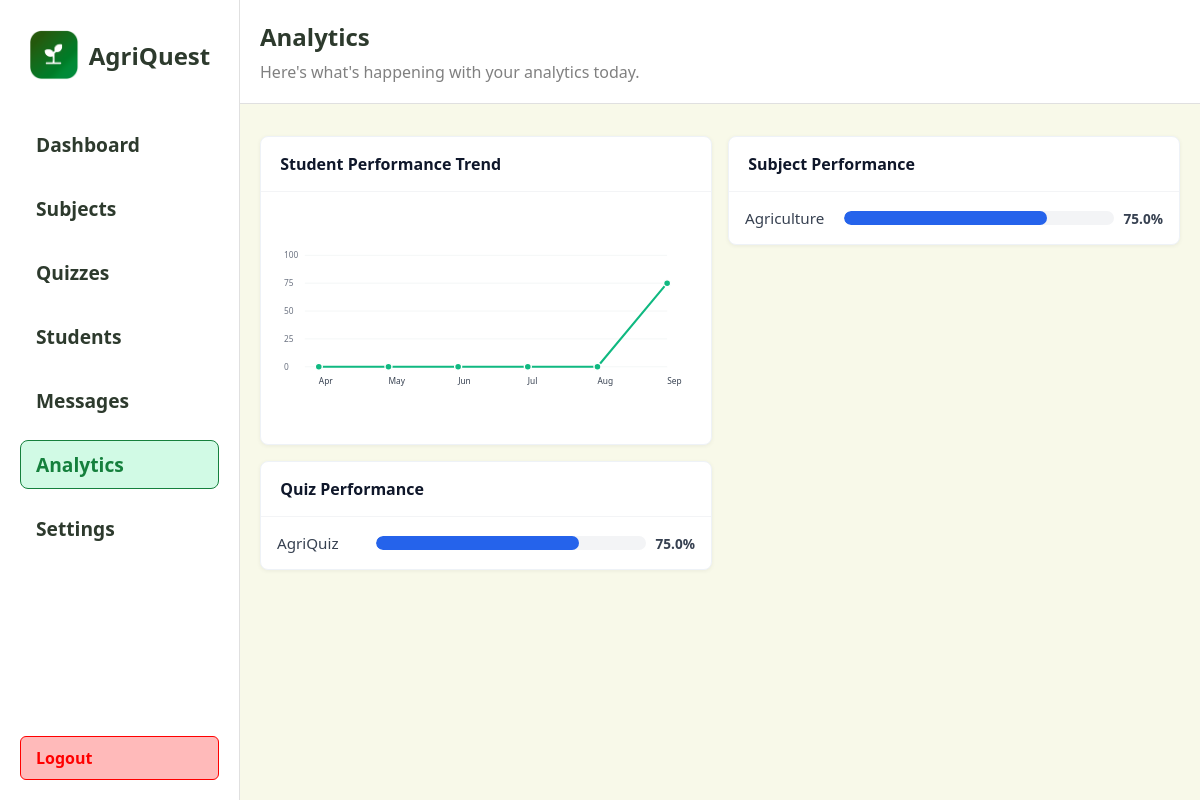
The app's page /teacher/analytics, older data.
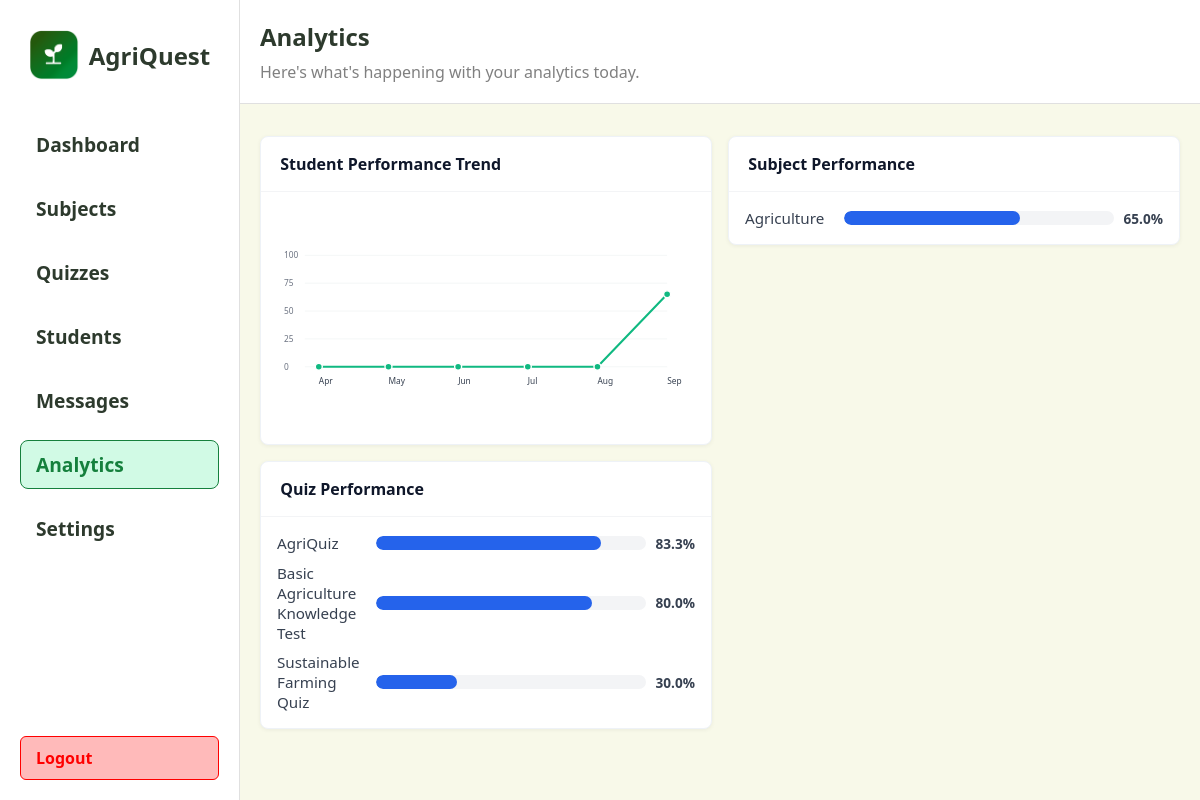
The same page, newer data.
### app/models.py (models this page shows)
class Subject(db.Model):
	id = db.Column(db.Integer, primary_key=True)
	name = db.Column(db.String(120), unique=True, nullable=False)
	code = db.Column(db.String(20), unique=True)
	description = db.Column(db.Text)
	category = db.Column(db.String(50))
	grade_level = db.Column(db.String(20))
	quizzes = db.relationship('Quiz', backref='subject', lazy=True)

class Quiz(db.Model):
	id = db.Column(db.Integer, primary_key=True)
	title = db.Column(db.String(200), nullable=False)
	description = db.Column(db.Text)
	time_limit = db.Column(db.Integer, default=0)  # minutes
	difficulty = db.Column(db.String(50))
	teacher_id = db.Column(db.Integer, db.ForeignKey('teacher.id'), nullable=True)
	subject_id = db.Column(db.Integer, db.ForeignKey('subject.id'), nullable=True)
	questions = db.relationship('Question', backref='quiz', cascade='all, delete-orphan', lazy=True)
	created_at = db.Column(db.DateTime, nullable=False, default=db.func.now())

### app/routes.py (the view)
@main.route("/teacher/analytics")
def teacher_analytics():
    trend_subjects = []  # Placeholder for future subject trends
    try:
        now = datetime.utcnow()
        months = []
        for i in range(5, -1, -1):
            m = (now - timedelta(days=30 * i))
            months.append((m.year, m.month))
        buckets = []
        labels = []
        for y, mo in months:
            labels.append(datetime(y, mo, 1).strftime('%b'))
            start = datetime(y, mo, 1)
            if mo == 12:
                end = datetime(y + 1, 1, 1)
            else:
                end = datetime(y, mo + 1, 1)
            buckets.append((start, end))
        avg_percents = []
        for start, end in buckets:
            val = (
                db.session.query(func.avg(QuizAttempt.percent))
                .filter(QuizAttempt.completed_at != None, QuizAttempt.completed_at >= start, QuizAttempt.completed_at < end, QuizAttempt.percent != None)
                .scalar()
            )
            try:
                if val is None:
                    avg_percents.append(None)
                else:
                    avg_percents.append(round(float(val), 1))
            except Exception:
                avg_percents.append(None)
        xs = [60 + i * 100 for i in range(len(avg_percents))]
        points = []
        circles = []
        for i, v in enumerate(avg_percents):
            x = xs[i]
            if v is None:
                y = 180
            else:
                y = 20 + (100 - max(0, min(100, v))) * (160 / 100.0)
            points.append((x, int(y)))
            circles.append({'x': x, 'y': int(y), 'label': (str(v) + '%' if v is not None else 'n/a')})
        points_str = ' '.join(f"{p[0]},{p[1]}" for p in points)
    except Exception:
        labels = ['Jan','Feb','Mar','Apr','May','Jun']
        points_str = "60,120 160,90 260,80 360,90 460,70 560,80"
        circles = [
            {'x':60,'y':120,'label':'80%'},
            {'x':160,'y':90,'label':'90%'},
            {'x':260,'y':80,'label':'93%'},
            {'x':360,'y':90,'label':'90%'},
            {'x':460,'y':70,'label':'95%'},
            {'x':560,'y':80,'label':'93%'},
        ]
    try:
        subj_rows = (
            db.session.query(
                Subject.name.label('subject_name'),
                func.avg(QuizAttempt.percent).label('avg_percent'),
                func.count(QuizAttempt.id).label('attempts_count')
            )
            .join(Quiz, Quiz.subject_id == Subject.id)
            .join(QuizAttempt, QuizAttempt.quiz_id == Quiz.id)
            .filter(QuizAttempt.completed_at != None, QuizAttempt.percent != None)
            .group_by(Subject.id)
            .order_by(func.avg(QuizAttempt.percent).desc())
            .all()
        )
        trend_subjects = []
        for r in subj_rows:
            try:
                avg = round(float(r.avg_percent), 1) if r.avg_percent is not None else None
            except Exception:
                avg = None
            trend_subjects.append({'name': r.subject_name, 'avg_percent': avg, 'attempts': int(r.attempts_count)})
    except Exception:
        trend_subjects = []
    try:
        quiz_rows = (
            db.session.query(
                Quiz.id.label('quiz_id'),
                Quiz.title.label('quiz_title'),
                func.avg(QuizAttempt.percent).label('avg_percent'),
                func.count(QuizAttempt.id).label('attempts_count')
            )
            .join(QuizAttempt, QuizAttempt.quiz_id == Quiz.id)
            .filter(QuizAttempt.completed_at != None, QuizAttempt.percent != None)
            .group_by(Quiz.id)
            .order_by(func.avg(QuizAttempt.percent).desc())
            .limit(6)
            .all()
        )
        trend_quizzes = []
        for q in quiz_rows:
            try:
                avgq = round(float(q.avg_percent), 1) if q.avg_percent is not None else None
            except Exception:
                avgq = None
            trend_quizzes.append({'id': q.quiz_id, 'title': q.quiz_title, 'avg_percent': avgq, 'attempts': int(q.attempts_count)})
    except Exception:
        trend_quizzes = []
    return render_template("teacher/analytics.html", trend_points=points_str, trend_circles=circles, trend_labels=labels, trend_subjects=trend_subjects, trend_quizzes=trend_quizzes)

### app/templates/teacher/analytics.html (shortened to what the changed rows need)
<!DOCTYPE html>
<html lang="en">
  <head>
    <link rel="stylesheet" href="{{ url_for('static', filename='css/animations.css') }}" />
  </head>
  <body>
    <div class="right">
      <div class="section" style="width: 100%;">
      <section class="analytics-section" aria-label="Analytics overview">
        <div class="analytics-grid">
          <article class="card chart-card line-card" aria-labelledby="student-trend-title">
            <div class="card-body">
              <svg viewBox="0 0 600 220" preserveAspectRatio="xMidYMid meet" class="chart-svg" role="img" aria-label="Student performance trend line chart">
                <rect x="0" y="0" width="100%" height="100%" fill="none" />
                <g class="grid-lines">
                  <line x1="40" y1="20" x2="560" y2="20" />
                  <line x1="40" y1="60" x2="560" y2="60" />
                  <line x1="40" y1="100" x2="560" y2="100" />
                  <line x1="40" y1="140" x2="560" y2="140" />
                  <line x1="40" y1="180" x2="560" y2="180" />
                </g>
                <g class="labels" fill="#6b7280" font-size="12">
                  <text x="10" y="24">100</text>
                  <text x="10" y="64">75</text>
                  <text x="10" y="104">50</text>
                  <text x="10" y="144">25</text>
                  <text x="10" y="184">0</text>
                </g>
                {% if trend_points %}
                <polyline points="{{ trend_points }}" fill="none" stroke="#10b981" stroke-width="3" stroke-linejoin="round" stroke-linecap="round" />
                {% endif %}
                <g class="points" fill="#10b981" stroke="#fff" stroke-width="2">
                  {% if trend_circles %}
                    {% for c in trend_circles %}
                      <circle cx="{{ c.x }}" cy="{{ c.y }}" r="5" />
                    {% endfor %}
                  {% endif %}
                </g>
                <g class="xlabels" fill="#374151" font-size="12">
                  {% if trend_labels %}
                    {% for label in trend_labels %}
                      {% set x = 60 + (loop.index0 * 100) %}
                      <text x="{{ x }}" y="205">{{ label }}</text>
                    {% endfor %}
                  {% endif %}
                </g>
              </svg>
            </div>
          </article>
          <article class="card chart-card bar-card" aria-labelledby="subject-performance-title">
            <div class="card-body">
              <div class="bars" role="img" aria-label="Average score by subject">
                {% if trend_subjects and trend_subjects|length > 0 %}
                  {% for s in trend_subjects %}
                    {% set pct = (s.avg_percent if s.avg_percent is not none else 0) %}
                    <div class="bar-row">
                      <div class="bar-label">{{ s.name }}</div>
                      <div class="bar-wrap"><div class="bar" data-pct="{{ pct }}"></div></div>
                      <div class="bar-value">{% if s.avg_percent is not none %}{{ s.avg_percent }}%{% else %}n/a{% endif %}</div>
                    </div>
                  {% endfor %}
                {% endif %}
              </div>
            </div>
          </article>
          <article class="card chart-card bar-card" aria-labelledby="quiz-performance-title">
            <div class="card-body">
              <div class="bars" role="img" aria-label="Average score by quiz">
                {% if trend_quizzes and trend_quizzes|length > 0 %}
                  {% for q in trend_quizzes %}
                    {% set pct = (q.avg_percent if q.avg_percent is not none else 0) %}
                    <div class="bar-row">
                      <div class="bar-label">{{ q.title }}</div>
                      <div class="bar-wrap"><div class="bar" data-pct="{{ pct }}"></div></div>
                      <div class="bar-value">{% if q.avg_percent is not none %}{{ q.avg_percent }}%{% else %}n/a{% endif %}</div>
                    </div>
                  {% endfor %}
                {% else %}
                  <div class="bar-row">
                    <div class="bar-label">No quizzes yet</div>
                    <div class="bar-wrap"><div class="bar" data-pct="0"></div></div>
                    <div class="bar-value">n/a</div>
                  </div>
                {% endif %}
              </div>
            </div>
          </article>
        </div>
      </section>
      </div>
    </div>
  </body>
</html>

Row changes from the older to the newer data that the page shows:
computed for Subject "Agriculture": avg_percent "75.0" → "65.0"
computed for Quiz "AgriQuiz": avg_percent "75.0" → "83.3"
added Quiz: title "Basic Agriculture Knowledge Test", avg_percent "80.0"
added Quiz: title "Sustainable Farming Quiz", avg_percent "30.0"
